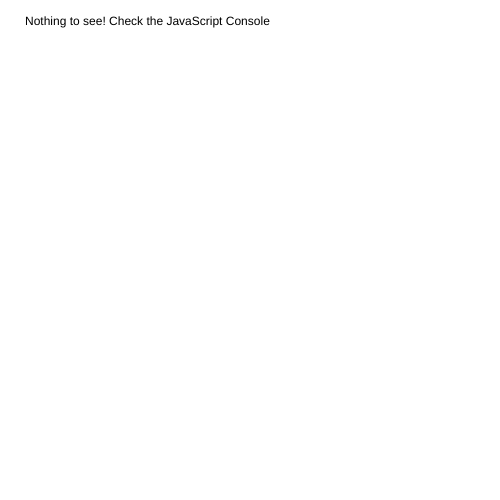
Frame 1 (no input)
Frame 60 (no input): identical to frame 1, image omitted
Frame 120 (the mouse pressed at the canvas centre since frame 60): identical to frame 1, image omitted

The p5.js sketch that drew this single still picture (run headless with seeded random() and noise() and a simulated clock; from frame 60 on, the mouse is pressed at the canvas centre):

// p5.js sketch
// ── sketch.js
function setup() {
  createCanvas(500,500);
  text("Nothing to see! Check the JavaScript Console", 25, 25);

  // this is our 'blueprint' for a Pokemon1
  class Pokemon1 {

    // this is a constructor - this function will run when we create a new
    // object using this class. think of it like the 'setup' function in your
    // sketch, but for an object
    constructor() {
      // set up the object to have a property of 'name' and a value of 'Pikachu'
      this.name = 'Pikachu';
      // set up a 'hitPoints' property with a random value
      this.hitPoints = int( random(10,50) );
    }

    // the object should also have a sayHi function
    sayHi() {
      // when called, this function will announce the current value of
      // its name and hitPoints properties
      console.log('Hello, my name is ' + this.name);
      console.log('I have ', this.hitPoints + ' hit points');
    }
  }

  // build a new object using this class - the object being created is stored
  // in the variable 'a'
  var a = new Pokemon1();
  console.log(a); // the whole object that was built using the class

  console.log(a.name);  // Pikachu
  console.log(a.hitPoints); // random number
  a.sayHi();  // Hello, my name is Pikachu
              // I have [random number] hit points


  // we can build another object using the same class
  var b = new Pokemon1();
  // update the name of this object
  b.name = 'Charmander';
  console.log(b); // the whole object built using the class
  b.sayHi();  // Hello, my name is Charmander
              // I have [random number] hit points

  console.log(a.name, b.name);  // Pikachu Charmander -- note how changing 1 object doesn't change any other object




  // constructors can also be set up to accept arguments from outside of the class
  class Pokemon2 {

    // when we build a new Pokemon2 we will be sending the class the name of the desired pokemon
    constructor(desiredName) {
      this.name = desiredName;
      this.hitPoints = int(random(10,50));
    }

    sayHi() {
      console.log(this.name, this.hitPoints);
    }
  }

  var c = new Pokemon2('Squirtle');
  var d = new Pokemon2('Bulbasaur');
  c.sayHi();
  d.sayHi();

}

function draw() {
}
